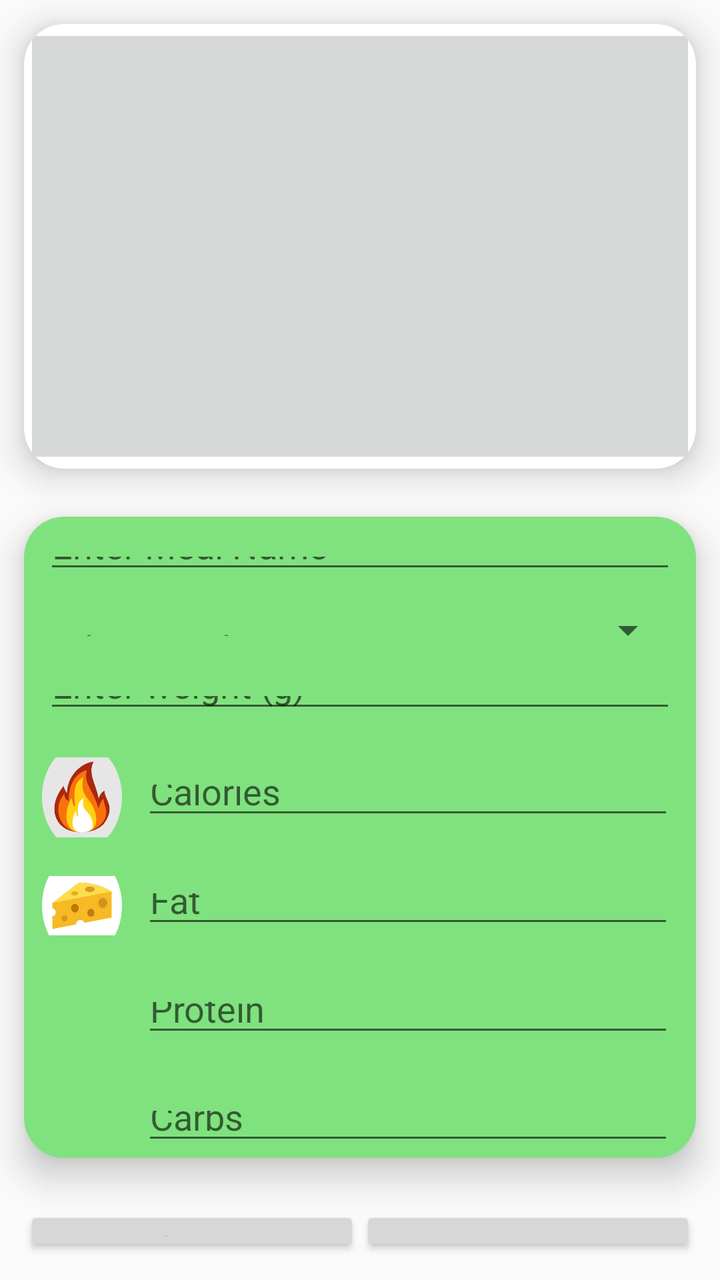
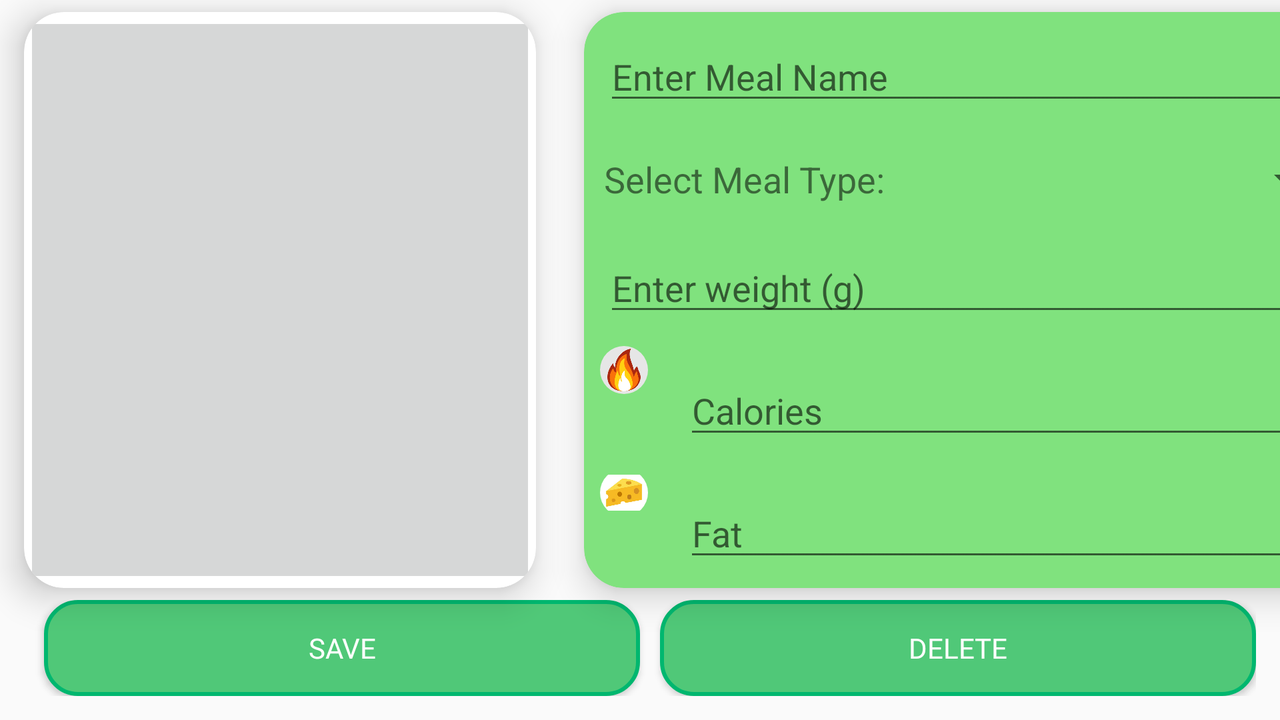

First picture: res/layout/ on a phone held upright. Second picture: the repository's own variant of that layout, on a device whose configuration matches the variant's folder. Source for both follows.
<!-- AndroidManifest.xml: application theme Theme.FCM -->
<!-- res/layout/activity_edit_meal.xml -->
<?xml version="1.0" encoding="utf-8"?>
<androidx.constraintlayout.widget.ConstraintLayout xmlns:android="http://schemas.android.com/apk/res/android"
    xmlns:app="http://schemas.android.com/apk/res-auto"
    xmlns:tools="http://schemas.android.com/tools"
    android:id="@+id/main"
    android:layout_width="match_parent"
    android:layout_height="match_parent"
    tools:context=".EditMeal">

    <LinearLayout
        android:layout_width="match_parent"
        android:layout_height="match_parent"
        android:backgroundTint="@color/white"
        android:orientation="vertical"
        tools:layout_editor_absoluteX="1dp"
        tools:layout_editor_absoluteY="1dp">

        <androidx.cardview.widget.CardView
            android:layout_width="match_parent"
            android:layout_height="match_parent"
            android:layout_margin="12dp"
            android:layout_weight="4"
            app:cardCornerRadius="20dp"
            app:cardElevation="10dp">

            <ImageButton
                android:id="@+id/imageButton"
                android:layout_width="match_parent"
                android:layout_height="match_parent"
                android:scaleType="centerCrop"
                tools:srcCompat="@tools:sample/avatars" />

        </androidx.cardview.widget.CardView>

        <androidx.cardview.widget.CardView
            android:layout_width="match_parent"
            android:layout_height="match_parent"
            android:layout_margin="12dp"
            android:layout_weight="3"
            app:cardBackgroundColor="@color/green_seafoam"
            app:cardCornerRadius="20dp"
            app:cardElevation="10dp">

            <LinearLayout
                android:layout_width="match_parent"
                android:layout_height="match_parent"
                android:orientation="vertical">

                <EditText
                    android:id="@+id/editTextMealName2"
                    android:layout_width="match_parent"
                    android:layout_height="wrap_content"
                    android:layout_margin="10dp"
                    android:layout_weight="2"
                    android:hint="Enter Meal Name"
                    android:inputType="text" />

                <LinearLayout
                    android:layout_width="match_parent"
                    android:layout_height="wrap_content"
                    android:layout_margin="10dp"
                    android:layout_weight="2"
                    android:orientation="horizontal">

                    <TextView
                        android:id="@+id/ttt2"
                        android:layout_width="match_parent"
                        android:layout_height="wrap_content"
                        android:layout_gravity="center"
                        android:layout_weight="1"

                        android:text="Select Meal Type:"
                        android:textSize="18sp" />

                    <Spinner
                        android:id="@+id/spinnerMealType2"
                        android:layout_width="match_parent"
                        android:layout_height="wrap_content"
                        android:layout_gravity="center"
                        android:layout_weight="1" />
                </LinearLayout>

                <EditText
                    android:id="@+id/weightEditText2"
                    android:layout_width="match_parent"
                    android:layout_height="wrap_content"
                    android:layout_margin="10dp"
                    android:layout_weight="2"
                    android:hint="Enter weight (g)"
                    android:inputType="numberDecimal" />

                <LinearLayout
                    android:layout_width="match_parent"
                    android:layout_height="wrap_content"
                    android:layout_margin="1dp"
                    android:layout_weight="1"
                    android:orientation="horizontal">

                    <ImageView
                        android:id="@+id/calorieIconImageView"
                        android:layout_width="match_parent"
                        android:layout_height="match_parent"
                        android:layout_marginStart="8dp"
                        android:layout_weight="6"
                        android:background="@drawable/circle_shape"
                        android:clipToOutline="true"
                        android:contentDescription="Calorie Icon"
                        app:shapeAppearanceOverlay="@style/ShapeAppearanceOverlay.Circle"

                        app:srcCompat="@drawable/calorie" />

                    <EditText
                        android:id="@+id/editCalories"
                        android:layout_width="match_parent"
                        android:layout_height="wrap_content"
                        android:layout_margin="10dp"
                        android:layout_weight="1"
                        android:ems="10"
                        android:hint="Calories"
                        android:inputType="numberDecimal" />
                </LinearLayout>

                <LinearLayout
                    android:layout_width="match_parent"
                    android:layout_height="wrap_content"
                    android:layout_margin="1dp"
                    android:layout_weight="1"
                    android:orientation="horizontal">

                    <ImageView
                        android:id="@+id/imageView3"
                        android:layout_width="match_parent"
                        android:layout_height="match_parent"
                        android:layout_marginStart="8dp"
                        android:layout_weight="6"
                        android:background="@drawable/circle_shape"
                        android:clipToOutline="true"
                        android:contentDescription="fat Icon"
                        app:shapeAppearanceOverlay="@style/ShapeAppearanceOverlay.Circle"
                        app:srcCompat="@drawable/fat" />

                    <EditText
                        android:id="@+id/editFat"
                        android:layout_width="match_parent"
                        android:layout_height="wrap_content"
                        android:layout_margin="10dp"
                        android:layout_weight="1"
                        android:ems="10"
                        android:hint="Fat"
                        android:inputType="numberDecimal" />

                </LinearLayout>

                <LinearLayout
                    android:layout_width="match_parent"
                    android:layout_height="wrap_content"
                    android:layout_margin="1dp"
                    android:layout_weight="1"
                    android:orientation="horizontal">

                    <ImageView
                        android:id="@+id/imageView4"
                        android:layout_width="match_parent"
                        android:layout_height="match_parent"
                        android:layout_marginStart="8dp"
                        android:layout_weight="6"
                        android:background="@drawable/circle_shape"
                        android:clipToOutline="true"
                        android:contentDescription="protien Icon"
                        app:shapeAppearanceOverlay="@style/ShapeAppearanceOverlay.Circle"
                        app:srcCompat="@drawable/protein" />

                    <EditText
                        android:id="@+id/editProteins"
                        android:layout_width="match_parent"
                        android:layout_height="wrap_content"
                        android:layout_margin="10dp"
                        android:layout_weight="1"
                        android:ems="10"
                        android:hint="Protein"
                        android:inputType="numberDecimal" />

                </LinearLayout>

                <LinearLayout
                    android:layout_width="match_parent"
                    android:layout_height="wrap_content"
                    android:layout_margin="1dp"
                    android:layout_weight="1"
                    android:orientation="horizontal">


                    <ImageView
                        android:id="@+id/imageView5"
                        android:layout_width="match_parent"
                        android:layout_height="match_parent"
                        android:layout_marginStart="8dp"
                        android:layout_weight="6"
                        android:background="@drawable/circle_shape"
                        android:clipToOutline="true"
                        android:contentDescription="carbs Icon"
                        app:shapeAppearanceOverlay="@style/ShapeAppearanceOverlay.Circle"
                        app:srcCompat="@drawable/carbs" />

                    <EditText
                        android:id="@+id/editCarbs"
                        android:layout_width="match_parent"
                        android:layout_height="wrap_content"
                        android:layout_margin="10dp"
                        android:layout_weight="1"
                        android:ems="10"
                        android:hint="Carbs"
                        android:inputType="numberDecimal" />

                </LinearLayout>

                <LinearLayout
                    android:layout_width="match_parent"
                    android:layout_height="wrap_content"
                    android:layout_weight="1"
                    android:orientation="horizontal">

                </LinearLayout>

            </LinearLayout>

        </androidx.cardview.widget.CardView>

        <LinearLayout
            android:layout_width="match_parent"
            android:layout_height="match_parent"
            android:layout_margin="12dp"
            android:layout_weight="6"
            android:orientation="horizontal">

            <Button
                android:id="@+id/saveButton"
                android:layout_width="match_parent"
                android:layout_height="wrap_content"
                android:layout_weight="1"
                android:text="Save" />

            <Button
                android:id="@+id/deleteButton"
                android:layout_width="match_parent"
                android:layout_height="wrap_content"
                android:layout_weight="1"
                android:text="Delete" />
        </LinearLayout>

    </LinearLayout>
</androidx.constraintlayout.widget.ConstraintLayout>
<!-- resources referenced by this layout -->
<resources>
  <color name="green_seafoam">#80E27E</color>
  <color name="white">#FFFFFFFF</color>
  <!-- drawable calorie: png bitmap (drawable, 8907 bytes) -->
  <!-- drawable circle_shape (drawable) -->
  <shape xmlns:android="http://schemas.android.com/apk/res/android"
      android:shape="oval">
      <solid android:color="@android:color/transparent"/>
  </shape>
  <!-- drawable fat: png bitmap (drawable, 26145 bytes) -->
  <style name="ShapeAppearanceOverlay.Circle" parent="ShapeAppearance.MaterialComponents.SmallComponent">
          <item name="cornerFamily">rounded</item>
          <item name="cornerSize">20dp</item> 
      </style>
  <style name="Theme.FCM" parent="Base.Theme.FCM" />
  <style name="Base.Theme.FCM" parent="Theme.AppCompat.Light.NoActionBar">
          
          
      </style>
</resources>
<!-- res/layout-land/activity_edit_meal.xml (the repository's variant of the layout above) -->
<!-- drawn on the phone turned sideways -->
<?xml version="1.0" encoding="utf-8"?>
<androidx.constraintlayout.widget.ConstraintLayout xmlns:android="http://schemas.android.com/apk/res/android"
    xmlns:app="http://schemas.android.com/apk/res-auto"
    xmlns:tools="http://schemas.android.com/tools"
    android:id="@+id/main"
    android:layout_width="match_parent"
    android:layout_height="match_parent"
    tools:context=".EditMeal">

    
    <androidx.cardview.widget.CardView
        android:id="@+id/cardViewImage"
        android:layout_width="0dp"
        android:layout_height="0dp"
        android:layout_margin="12dp"
        app:cardCornerRadius="20dp"
        app:cardElevation="10dp"
        app:layout_constraintStart_toStartOf="parent"
        app:layout_constraintEnd_toStartOf="@+id/cardViewForm"
        app:layout_constraintTop_toTopOf="parent"
        app:layout_constraintBottom_toTopOf="@+id/buttonLayout"
        app:layout_constraintWidth_percent="0.4"
        app:layout_constraintHeight_percent="0.8">

        <ImageButton
            android:id="@+id/imageButton"
            android:layout_width="match_parent"
            android:layout_height="match_parent"
            android:scaleType="centerCrop"
            tools:srcCompat="@tools:sample/avatars" />

    </androidx.cardview.widget.CardView>

    
    <androidx.cardview.widget.CardView
        android:id="@+id/cardViewForm"
        android:layout_width="0dp"
        android:layout_height="0dp"
        android:layout_margin="12dp"
        app:cardBackgroundColor="@color/green_seafoam"
        app:cardCornerRadius="20dp"
        app:cardElevation="10dp"
        app:layout_constraintStart_toEndOf="@+id/cardViewImage"
        app:layout_constraintEnd_toEndOf="parent"
        app:layout_constraintTop_toTopOf="parent"
        app:layout_constraintBottom_toTopOf="@+id/buttonLayout"
        app:layout_constraintWidth_percent="0.6"
        app:layout_constraintHeight_percent="0.8">

        
        <ScrollView
            android:layout_width="match_parent"
            android:layout_height="match_parent">

            <LinearLayout
                android:layout_width="match_parent"
                android:layout_height="wrap_content"
                android:orientation="vertical">

                
                <EditText
                    android:id="@+id/editTextMealName2"
                    android:layout_width="match_parent"
                    android:layout_height="wrap_content"
                    android:layout_margin="10dp"
                    android:hint="Enter Meal Name"
                    android:inputType="text" />

                
                <LinearLayout
                    android:layout_width="match_parent"
                    android:layout_height="wrap_content"
                    android:layout_margin="10dp"
                    android:orientation="horizontal">

                    <TextView
                        android:id="@+id/ttt2"
                        android:layout_width="0dp"
                        android:layout_height="wrap_content"
                        android:layout_weight="1"
                        android:text="Select Meal Type:"
                        android:textSize="18sp" />

                    <Spinner
                        android:id="@+id/spinnerMealType2"
                        android:layout_width="0dp"
                        android:layout_height="wrap_content"
                        android:layout_weight="1" />
                </LinearLayout>

                
                <EditText
                    android:id="@+id/weightEditText2"
                    android:layout_width="match_parent"
                    android:layout_height="wrap_content"
                    android:layout_margin="10dp"
                    android:hint="Enter weight (g)"
                    android:inputType="numberDecimal" />

                
                <LinearLayout
                    android:layout_width="match_parent"
                    android:layout_height="wrap_content"
                    android:orientation="horizontal">

                    <ImageView
                        android:id="@+id/calorieIconImageView"
                        android:layout_width="24dp"
                        android:layout_height="24dp"
                        android:layout_marginStart="8dp"
                        android:layout_marginEnd="8dp"
                        android:background="@drawable/circle_shape"
                        android:clipToOutline="true"
                        android:contentDescription="Calorie Icon"
                        app:srcCompat="@drawable/calorie" />

                    <EditText
                        android:id="@+id/editCalories"
                        android:layout_width="0dp"
                        android:layout_height="wrap_content"
                        android:layout_margin="10dp"
                        android:layout_weight="1"
                        android:ems="10"
                        android:hint="Calories"
                        android:inputType="numberDecimal" />
                </LinearLayout>

                
                <LinearLayout
                    android:layout_width="match_parent"
                    android:layout_height="wrap_content"
                    android:orientation="horizontal">

                    <ImageView
                        android:id="@+id/fatIconImageView"
                        android:layout_width="24dp"
                        android:layout_height="24dp"
                        android:layout_marginStart="8dp"
                        android:layout_marginEnd="8dp"
                        android:background="@drawable/circle_shape"
                        android:clipToOutline="true"
                        android:contentDescription="Fat Icon"
                        app:srcCompat="@drawable/fat" />

                    <EditText
                        android:id="@+id/editFat"
                        android:layout_width="0dp"
                        android:layout_height="wrap_content"
                        android:layout_margin="10dp"
                        android:layout_weight="1"
                        android:ems="10"
                        android:hint="Fat"
                        android:inputType="numberDecimal" />
                </LinearLayout>

                
                <LinearLayout
                    android:layout_width="match_parent"
                    android:layout_height="wrap_content"
                    android:orientation="horizontal">

                    <ImageView
                        android:id="@+id/proteinIconImageView"
                        android:layout_width="24dp"
                        android:layout_height="24dp"
                        android:layout_marginStart="8dp"
                        android:layout_marginEnd="8dp"
                        android:background="@drawable/circle_shape"
                        android:clipToOutline="true"
                        android:contentDescription="Protein Icon"
                        app:srcCompat="@drawable/protein" />

                    <EditText
                        android:id="@+id/editProteins"
                        android:layout_width="0dp"
                        android:layout_height="wrap_content"
                        android:layout_margin="10dp"
                        android:layout_marginStart="10dp"
                        android:layout_marginEnd="10dp"
                        android:layout_weight="1"
                        android:ems="10"
                        android:hint="Protein"
                        android:inputType="numberDecimal" />
                </LinearLayout>

                
                <LinearLayout
                    android:layout_width="match_parent"
                    android:layout_height="wrap_content"
                    android:orientation="horizontal">

                    <ImageView
                        android:id="@+id/carbsIconImageView"
                        android:layout_width="24dp"
                        android:layout_height="24dp"
                        android:layout_marginStart="8dp"
                        android:layout_marginEnd="8dp"
                        android:background="@drawable/circle_shape"
                        android:clipToOutline="true"
                        android:contentDescription="Carbs Icon"
                        app:srcCompat="@drawable/carbs" />

                    <EditText
                        android:id="@+id/editCarbs"
                        android:layout_width="0dp"
                        android:layout_height="wrap_content"
                        android:layout_margin="10dp"
                        android:layout_weight="1"
                        android:ems="10"
                        android:hint="Carbs"
                        android:inputType="numberDecimal" />
                </LinearLayout>

            </LinearLayout>
        </ScrollView>

    </androidx.cardview.widget.CardView>

    
    <LinearLayout
        android:id="@+id/buttonLayout"
        android:layout_width="0dp"
        android:layout_height="wrap_content"
        android:layout_margin="12dp"
        android:orientation="horizontal"
        app:layout_constraintStart_toStartOf="parent"
        app:layout_constraintEnd_toEndOf="parent"
        app:layout_constraintBottom_toBottomOf="parent">

        <Button
            android:id="@+id/saveButton"
            android:layout_width="0dp"
            android:layout_height="wrap_content"
            android:layout_marginStart="10dp"
            android:layout_marginEnd="10dp"
            android:layout_weight="1"
            android:background="@drawable/button_backg"
            android:fontFamily="@font/opensansbold"
            android:text="Save"
            android:textColor="@color/white" />

        <Button
            android:id="@+id/deleteButton"
            android:layout_width="0dp"
            android:layout_height="wrap_content"
            android:background="@drawable/button_backg"
            android:fontFamily="@font/opensansbold"
            android:textColor="@color/white"
            android:layout_weight="1"
            android:text="Delete" />
    </LinearLayout>

</androidx.constraintlayout.widget.ConstraintLayout>
<!-- resources referenced by the variant -->
<!-- as the phone turned sideways resolves them -->
<resources>
  <color name="green_seafoam">#80E27E</color>
  <color name="white">#FFFFFFFF</color>
  <!-- drawable button_backg (drawable) -->
  <shape xmlns:android="http://schemas.android.com/apk/res/android"
      android:shape="rectangle">
  
      
      <solid android:color="#50C878"/>
  
      
      <corners android:radius="16dp"/>
  
      
      <padding
          android:left="12dp"
          android:right="12dp"
          android:top="8dp"
          android:bottom="8dp" />
  
      
      <stroke
          android:width="2dp"
          android:color="#00B76F"/> 
  </shape>
  <!-- drawable calorie: png bitmap (drawable, 8907 bytes) -->
  <!-- drawable circle_shape (drawable) -->
  <shape xmlns:android="http://schemas.android.com/apk/res/android"
      android:shape="oval">
      <solid android:color="@android:color/transparent"/>
  </shape>
  <!-- drawable fat: png bitmap (drawable, 26145 bytes) -->
  <style name="Theme.FCM" parent="Base.Theme.FCM" />
  <style name="Base.Theme.FCM" parent="Theme.AppCompat.Light.NoActionBar">
          
          
      </style>
</resources>
